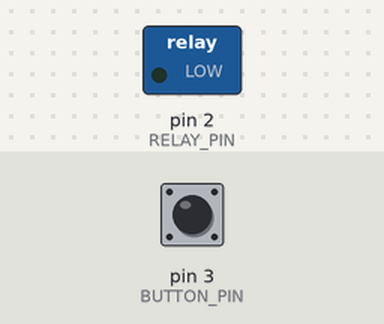
Bench run of a sketch on a simulated Arduino Uno, built with avr-gcc and run on an emulated ATmega328P. Shown: switched loads named in the sketch (green lamp = pin HIGH). The inputs (shaded band) are chosen by the test bench; at power-on: pin 3 (BUTTON_PIN) HIGH.

Above: at 1.2 s.
1.3 s: pin 3 (BUTTON_PIN) pulled LOW for 0.15 s
At 1.37 s:
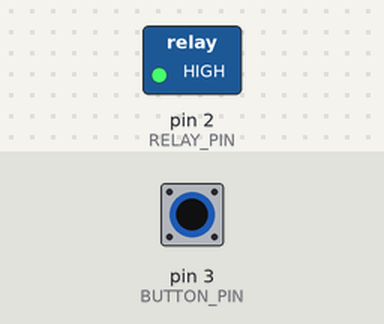
2.9 s: pin 3 (BUTTON_PIN) pulled LOW for 3.2 s
At 6.9 s:
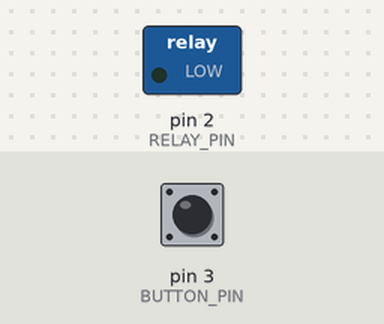
Timing chart, 0 to 8.4 s (numbered marks = the images above; inputs shaded):
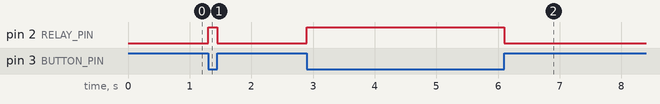

The sketch:

activity1-relay-sketch.ino
```cpp
/* Sketch for 105-110 Activity 1-relay
 * Written by Brian Cox
 * 5/29/2019
*/

// Precompiler directives are used here to set the pin definitions
#define BUTTON_PIN 3
#define RELAY_PIN 2

// variables will change:
int buttonState = 0;         // variable for reading the pushbutton status

void setup() {
  // initialize the relay pin as an output:
  pinMode(RELAY_PIN, OUTPUT);
  // initialize the pushbutton pin as an input:
  pinMode(BUTTON_PIN, INPUT);
  }

void loop() {
  // read the state of the pushbutton value:
  buttonState = digitalRead(BUTTON_PIN);

  // check if the pushbutton is pressed. If it is, the buttonState is HIGH:
  if (buttonState == LOW) {
    // Activate relay:
    digitalWrite(RELAY_PIN, HIGH);
  } else {
    // Deactivate relay:
    digitalWrite(RELAY_PIN, LOW);
  }
}
```

Measured:
- after the input at 1.3 s, pin 2 (RELAY_PIN): LOW → HIGH at once, → LOW 0.15 s later
- after the input at 2.9 s, pin 2 (RELAY_PIN): LOW → HIGH at once, → LOW 3.2 s later
